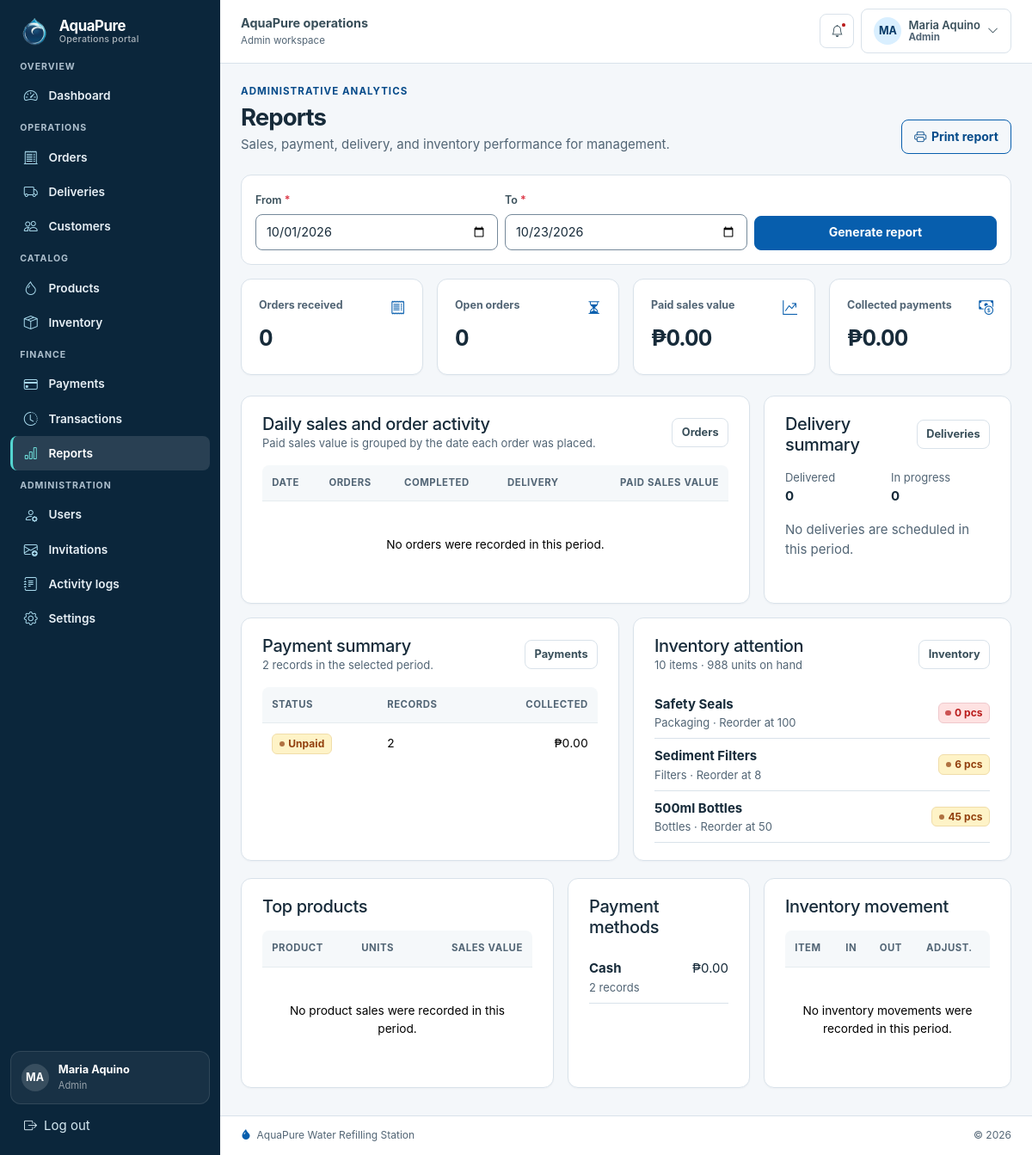
The page /portal/index.php?page=reports (signed in) on the database its author committed.
### tables this page shows
CREATE TABLE users (
    user_id INT UNSIGNED AUTO_INCREMENT PRIMARY KEY,
    full_name VARCHAR(100) NOT NULL,
    username VARCHAR(30) NOT NULL UNIQUE,
    email VARCHAR(100) NOT NULL UNIQUE,
    contact_number VARCHAR(30) NULL,
    password_hash VARCHAR(255) NOT NULL,
    role ENUM('Admin','Staff') NOT NULL,
    account_status ENUM('Active','Inactive') NOT NULL DEFAULT 'Active',
    created_at TIMESTAMP NOT NULL DEFAULT CURRENT_TIMESTAMP,
    updated_at TIMESTAMP NOT NULL DEFAULT CURRENT_TIMESTAMP ON UPDATE CURRENT_TIMESTAMP,
    INDEX idx_users_role_status (role, account_status)
);

CREATE TABLE inventory (
    inventory_id INT UNSIGNED AUTO_INCREMENT PRIMARY KEY,
    item_name VARCHAR(120) NOT NULL UNIQUE,
    category VARCHAR(80) NOT NULL,
    quantity INT UNSIGNED NOT NULL DEFAULT 0,
    unit VARCHAR(30) NOT NULL,
    reorder_level INT UNSIGNED NOT NULL DEFAULT 10,
    status ENUM('In Stock','Low Stock','Out of Stock') NOT NULL DEFAULT 'In Stock',
    updated_by INT UNSIGNED NULL,
    last_updated TIMESTAMP NOT NULL DEFAULT CURRENT_TIMESTAMP ON UPDATE CURRENT_TIMESTAMP,
    CONSTRAINT fk_inventory_user FOREIGN KEY (updated_by) REFERENCES users(user_id) ON UPDATE CASCADE ON DELETE SET NULL
);

### portal/pages/reports.php (the view, shortened to what the rows shown need)
<?php
$adminReport = is_admin();
$lowStock = db()
    ->query(
        "SELECT
            inventory_id, item_name, category, quantity, unit, reorder_level,
            CASE
                WHEN quantity = 0 THEN 'Out of Stock'
                WHEN quantity <= reorder_level THEN 'Low Stock'
                ELSE 'In Stock'
            END AS stock_status
         FROM inventory
         WHERE quantity <= reorder_level
         ORDER BY quantity = 0 DESC, quantity ASC, item_name ASC
         LIMIT 8",
    )
    ->fetchAll();
?>
<header class="page-header">
    <div>
        <p class="eyebrow mb-1"><?= e($adminReport ? "Administrative analytics" : "Staff operational reporting") ?></p>
        <h1 class="section-title mb-1">Reports</h1>
        <p class="text-secondary mb-0"><?= e($adminReport ? "Sales, payment, delivery, and inventory performance for management." : "A concise view of the work, payments, deliveries, and stock that need attention.") ?></p>
    </div>
</header>
<div class="row g-3 mb-3">
    <div class="col-xl-8">
        <section class="panel-card h-100">
            <div class="d-flex flex-wrap justify-content-between align-items-center gap-2 mb-3"><div><h2 class="h5 mb-0">Daily sales and order activity</h2></div></div>
            <div class="table-responsive" role="region" tabindex="0" aria-label="Reports table"><table data-layout="scroll" role="table" class="table align-middle mb-0"><caption class="visually-hidden">Daily sales and order activity</caption><thead><tr><th scope="col">Date</th><th scope="col">Orders</th><th scope="col">Completed</th><th scope="col">Delivery</th><th scope="col" class="text-end">Paid sales value</th></tr></thead></table></div>
        </section>
    </div>
    <div class="col-xl-4">
        <section class="panel-card h-100">
            <div class="d-flex justify-content-between align-items-center gap-2 mb-3"><h2 class="h5 mb-0">Delivery summary</h2></div>
        </section>
    </div>
</div>
<div class="row g-3">
    <div class="col-xl-6">
        <section class="panel-card h-100">
            <div class="d-flex flex-wrap justify-content-between align-items-center gap-2 mb-3"><div><h2 class="h5 mb-0">Payment summary</h2></div></div>
            <div class="table-responsive" role="region" tabindex="0" aria-label="Reports table"><table data-layout="scroll" role="table" class="table align-middle mb-0"><caption class="visually-hidden">Payment summary</caption><thead><tr><th scope="col">Status</th><th scope="col">Records</th><th scope="col" class="text-end">Collected</th></tr></thead></table></div>
        </section>
    </div>
    <div class="col-xl-6">
        <section class="panel-card h-100">
            <div class="d-flex flex-wrap justify-content-between align-items-center gap-2 mb-3"><div><h2 class="h5 mb-0">Inventory attention</h2></div></div>
            <?php foreach ($lowStock as $item): ?>
                <div class="d-flex justify-content-between align-items-center gap-3 border-bottom py-2"><div><strong><?= e($item["item_name"]) ?></strong><div class="small text-secondary"><?= e($item["category"]) ?> · Reorder at <?= number_format((int) $item["reorder_level"]) ?></div></div><span class="badge <?= e(badge_class($item["stock_status"])) ?>"><?= number_format((int) $item["quantity"]) ?> <?= e($item["unit"]) ?></span></div>
            <?php endforeach; ?>
        </section>
    </div>
</div>
<?php if ($adminReport): ?>
    <div class="row g-3 mt-1">
        <div class="col-xl-5">
            <section class="panel-card h-100">
                <h2 class="h5 mb-3">Top products</h2>
                <div class="table-responsive" role="region" tabindex="0" aria-label="Reports table"><table data-layout="scroll" role="table" class="table align-middle mb-0"><caption class="visually-hidden">Top products</caption><thead><tr><th scope="col">Product</th><th scope="col">Units</th><th scope="col" class="text-end">Sales value</th></tr></thead></table></div>
            </section>
        </div>
        <div class="col-xl-3">
            <section class="panel-card h-100">
                <h2 class="h5 mb-3">Payment methods</h2>
            </section>
        </div>
        <div class="col-xl-4">
            <section class="panel-card h-100">
                <h2 class="h5 mb-3">Inventory movement</h2>
                <div class="table-responsive" role="region" tabindex="0" aria-label="Reports table"><table data-layout="scroll" role="table" class="table align-middle mb-0"><caption class="visually-hidden">Inventory movement</caption><thead><tr><th scope="col">Item</th><th scope="col">In</th><th scope="col">Out</th><th scope="col">Adjust.</th></tr></thead></table></div>
            </section>
        </div>
    </div>
<?php endif; ?>

### includes/portal-header.php (shortened to what the rows shown need)
<?php
$account = current_account();
?>
<!doctype html>
<html lang="en">
<head>
    <link rel="stylesheet" href="<?= e(url("assets/vendor/bootstrap/css/bootstrap.min.css")) ?>">
    <link rel="stylesheet" href="<?= e(url("assets/vendor/bootstrap-icons/font/bootstrap-icons.min.css")) ?>">
    <link rel="stylesheet" href="<?= e(url("assets/css/style.css?v=8")) ?>">
</head>
<body class="operations-page">
<div class="app-shell">
    <aside class="sidebar offcanvas-lg offcanvas-start" tabindex="-1" id="operationsSidebar" aria-labelledby="operationsSidebarLabel">
        <div class="sidebar-content offcanvas-body">
            <div class="sidebar-account">
                <div class="sidebar-account-card">
                    <span class="min-w-0">
                        <span class="sidebar-account-name d-block"><?= e($account["name"]) ?></span>
                        <span class="sidebar-account-role d-block"><?= e($account["role"]) ?></span>
                    </span>
                </div>
            </div>
        </div>
    </aside>
    <div class="app-main">
        <header class="topbar">
            <div class="d-flex align-items-center gap-2 min-w-0">
                <div class="min-w-0">
                    <div class="topbar-title">AquaPure operations</div>
                    <div class="topbar-subtitle d-none d-sm-block"><?= e($account["role"]) ?> workspace</div>
                </div>
            </div>
            <div class="topbar-actions">
                <div class="dropdown">
                    <button class="btn btn-light d-flex align-items-center gap-2" type="button" data-bs-toggle="dropdown" aria-expanded="false" aria-label="Account menu for <?= e($account["name"]) ?>">
                        <span class="d-none d-md-block text-start">
                            <span class="d-block small fw-semibold"><?= e($account["name"]) ?></span>
                            <span class="d-block topbar-subtitle"><?= e($account["role"]) ?></span>
                        </span>
                    </button>
                </div>
            </div>
        </header>
        <main class="page-content" id="mainContent" tabindex="-1">

### rows shown on the page
users: full_name "Maria Aquino", role "Admin", role "ADMINISTRATIVE ANALYTICS", role "Sales, payment, delivery, and inventory performance for management."
inventory: item_name "Safety Seals", category "Packaging", reorder_level "100", quantity "0", unit "pcs"
inventory: item_name "Sediment Filters", category "Filters", reorder_level "8", quantity "6", unit "pcs"
inventory: item_name "500ml Bottles", category "Bottles", reorder_level "50", quantity "45", unit "pcs"

### other values the page prints
$groupLabel "OVERVIEW"
$label "Dashboard"
$groupLabel "OPERATIONS"
$label "Orders"
$label "Deliveries"
$label "Customers"
$groupLabel "CATALOG"
$label "Products"
$label "Inventory"
$groupLabel "FINANCE"
$label "Payments"
$label "Transactions"
$label "Reports"
$groupLabel "ADMINISTRATION"
$label "Users"
